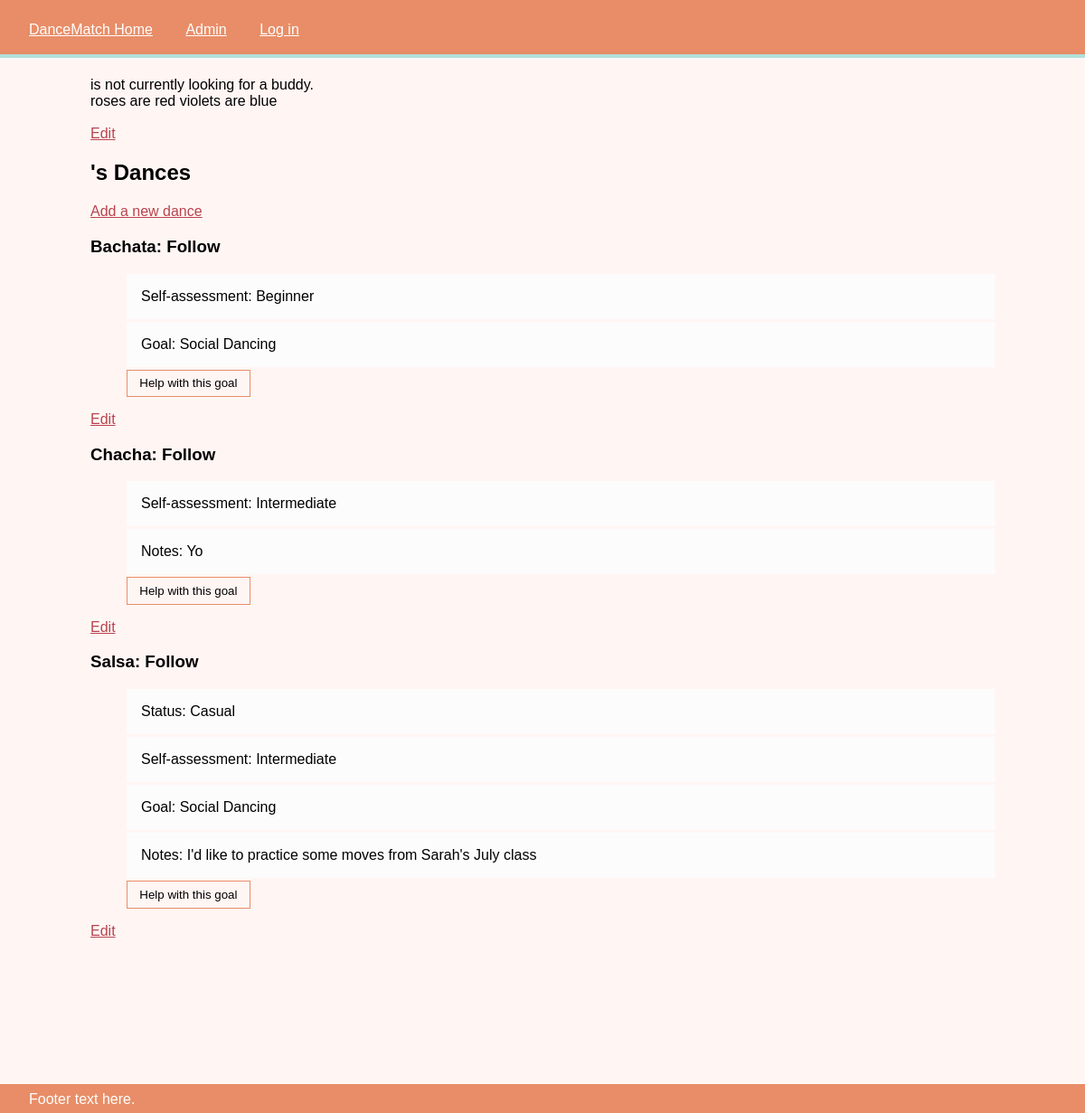
The app's page /profile/2/ with its own data.
### dancematch_app/models.py (models this page shows, shortened)
class Dancer(models.Model):
    user = models.OneToOneField(User)
    bio = models.TextField()
    img_path = models.CharField(max_length=200)

class DancePrefs(models.Model):
    dance = models.ForeignKey(Dance)
    dancer = models.ForeignKey(Dancer)
    role = models.ForeignKey(DanceRole)
    skill_level = models.ForeignKey(SkillLevel, null=True)
    activity = models.ForeignKey(Activity, null=True)
    goal = models.ForeignKey(Goals, null=True)
    notes = models.TextField(blank=True)

class Dance(models.Model):
    name = models.CharField(default='', max_length=200)
    description = models.TextField(blank=True)
    def __str__(self):
        return self.name

class DanceRole(models.Model):
    name = models.CharField(max_length=200)
    def __str__(self):
        return self.name

class SkillLevel(models.Model):
    name = models.CharField(max_length=200)
    def __str__(self):
        return self.name

class Goals(models.Model):
    name = models.CharField(max_length=200)
    def __str__(self):
        return self.name

class Activity(models.Model):
    name = models.CharField(max_length=200)
    def __str__(self):
        return self.name

### dancematch_app/views.py (the view)
# urls.py: url(r'^profile/(?P<dancer_id>[0-9]+)/$', views.profile, name='profile'),
def profile(request, dancer_id):
    dancer = get_object_or_404(Dancer, pk=dancer_id)
    dance_prefs = DancePrefs.objects.filter(dancer=dancer)
    return render(request, 'profile.html', {'dancer': dancer,
                                            'dance_prefs': dance_prefs,
                                            })

### dancematch_app/templates/profile.html (shortened to what this page needs)
{% extends "base_generic.html" %}
{% load staticfiles %}
{% block content %}
{% if dancer.active_member %}
    {{ dancer.name }} is looking for a buddy!
{% else %}
    {{ dancer.name }} is not currently looking for a buddy.
{% endif %}
<div class="bio">
    {{ dancer.bio }}
</div>
<br>
<a href="/edit/{{ dancer.id }}">Edit</a>
<h2>{{ dancer.name }}'s Dances</h2>
<a href="/edit/{{ dancer.id }}/0/">Add a new dance</a>
{% for dance_pref in dance_prefs|dictsort:"dance.name" %}
    <h3>{{ dance_pref.dance }}: {{ dance_pref.role }}</h3>
    <ul class="prefs">
        {% if dance_pref.activity %}
            <li>Status: {{ dance_pref.activity }}</li>
        {% endif %}
        {% if dance_pref.skill_level %}
            <li>Self-assessment: {{ dance_pref.skill_level }}</li>
        {% endif %}
        {%  if dance_pref.goal %}
            <li>Goal: {{ dance_pref.goal }}</li>
        {% endif %}
        {% if dance_pref.notes != '' %}
            <li>Notes: {{ dance_pref.notes }}</li>
        {% endif %}
        {% if dance_pref.activity.name != "Inactive" %}
            <input class="button" type="button" value="Help with this goal"/>
        {% endif %}
    </ul>
    <a href="/edit/{{ dancer.id }}/{{ dance_pref.id }}/">Edit</a>
{% empty %}
    {{ dancer.name }} has not added any dances.
{% endfor %}
{% endblock %}

### dancematch_app/static/style.css (style rules this page uses)
body { background: #fff6f4; padding: 0; margin: 0; font-family: "Trebuchet MS", sans-serif; }
a { color: #ba444e; }
ul { list-style-type: none; }
li { background-color: #fcfcfc; list-style-type: none; border-bottom: 3px solid #fff6f4; padding: 1em; }
button, .button { display: block; padding: 0.5em 1em; border: 1px solid #e88d67; background-color: #fff6f4; }

### records on screen
Dancer: bio "roses are red violets are blue"
DancePrefs: dance "Bachata", role "Follow", skill_level "Beginner", goal "Social Dancing"
DancePrefs: dance "Chacha", role "Follow", skill_level "Intermediate", notes "Yo"
DancePrefs: dance "Salsa", role "Follow", activity "Casual", skill_level "Intermediate", goal "Social Dancing", notes "I'd like to practice some moves from Sarah's July class"
